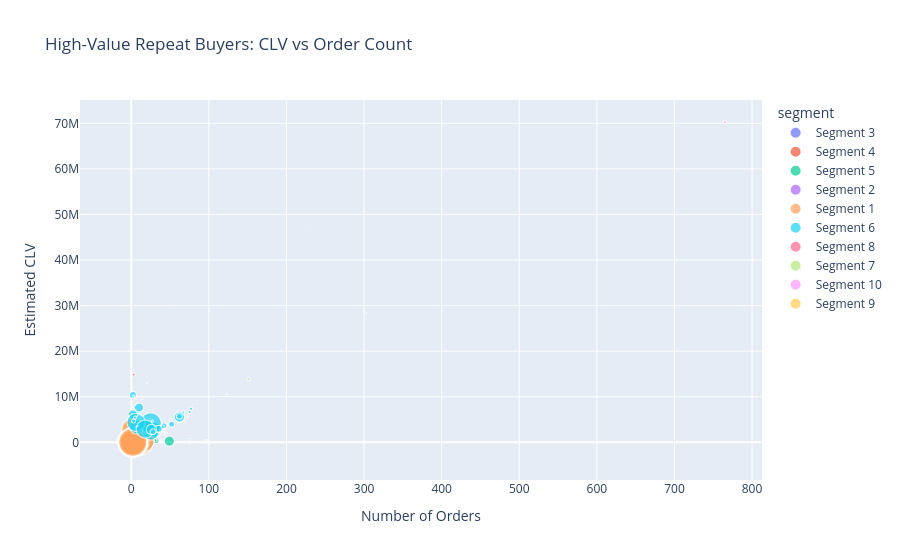

Notebook code for this chart:
### Code cell
######### REpeated Buyers #########################


#flitering High CLV (above median) AND multiple orders (>1)
high_clv_multi_orders = clv[
    (clv['estimated_clv'] > clv['estimated_clv'].median()) &
    (clv['order_count'] > 1)
]
#scatter plot for high-value repeat buyers
fig_repeat = px.scatter(
    high_clv_multi_orders,
    x='order_count',
    y='estimated_clv',
    color='segment',
    size='recency_days',  #bubble size reflects recency (lower is better)
    hover_data=['store_id', 'recency_days'],
    title='High-Value Repeat Buyers: CLV vs Order Count',
    labels={'order_count': 'Number of Orders', 'estimated_clv': 'Estimated CLV'}
)
fig_repeat.update_traces(marker=dict(sizemode='diameter', sizeref=1))
fig_repeat.show()


#top 10 matching customers
high_clv_multi_orders[['store_id', 'segment', 'estimated_clv', 'order_count', 'recency_days']].head(10)

### Figure 1 — Plotly figure (JSON) as saved in the notebook; plotly's stock layout.template omitted (floating-point values rounded to 4 significant figures; data arrays with more than 128 entries replaced by an {"elided": "..."} marker saying what was removed)
{"data": [{"customdata": {"elided": "2896x2 mixed values"}, "hovertemplate": "segment=Segment 3<br>Number of Orders=%{x}<br>Estimated CLV=%{y}<br>recency_days=%{customdata[1]}<br>store_id=%{customdata[0]}<extra></extra>", "legendgroup": "Segment 3", "marker": {"color": "#636efa", "size": {"elided": "2896 int values"}, "sizemode": "diameter", "sizeref": 1, "symbol": "circle"}, "mode": "markers", "name": "Segment 3", "showlegend": true, "type": "scattergl", "x": {"elided": "2896 int values"}, "xaxis": "x", "y": {"elided": "2896 float values"}, "yaxis": "y"}, {"customdata": {"elided": "6811x2 mixed values"}, "hovertemplate": "segment=Segment 4<br>Number of Orders=%{x}<br>Estimated CLV=%{y}<br>recency_days=%{customdata[1]}<br>store_id=%{customdata[0]}<extra></extra>", "legendgroup": "Segment 4", "marker": {"color": "#EF553B", "size": {"elided": "6811 int values"}, "sizemode": "diameter", "sizeref": 1, "symbol": "circle"}, "mode": "markers", "name": "Segment 4", "showlegend": true, "type": "scattergl", "x": {"elided": "6811 int values"}, "xaxis": "x", "y": {"elided": "6811 float values"}, "yaxis": "y"}, {"customdata": {"elided": "1899x2 mixed values"}, "hovertemplate": "segment=Segment 5<br>Number of Orders=%{x}<br>Estimated CLV=%{y}<br>recency_days=%{customdata[1]}<br>store_id=%{customdata[0]}<extra></extra>", "legendgroup": "Segment 5", "marker": {"color": "#00cc96", "size": {"elided": "1899 int values"}, "sizemode": "diameter", "sizeref": 1, "symbol": "circle"}, "mode": "markers", "name": "Segment 5", "showlegend": true, "type": "scattergl", "x": {"elided": "1899 int values"}, "xaxis": "x", "y": {"elided": "1899 float values"}, "yaxis": "y"}, {"customdata": {"elided": "1025x2 mixed values"}, "hovertemplate": "segment=Segment 2<br>Number of Orders=%{x}<br>Estimated CLV=%{y}<br>recency_days=%{customdata[1]}<br>store_id=%{customdata[0]}<extra></extra>", "legendgroup": "Segment 2", "marker": {"color": "#ab63fa", "size": {"elided": "1025 int values"}, "sizemode": "diameter", "sizeref": 1, "symbol": "circle"}, "mode": "markers", "name": "Segment 2", "showlegend": true, "type": "scattergl", "x": {"elided": "1025 int values"}, "xaxis": "x", "y": {"elided": "1025 float values"}, "yaxis": "y"}, {"customdata": {"elided": "386x2 mixed values"}, "hovertemplate": "segment=Segment 1<br>Number of Orders=%{x}<br>Estimated CLV=%{y}<br>recency_days=%{customdata[1]}<br>store_id=%{customdata[0]}<extra></extra>", "legendgroup": "Segment 1", "marker": {"color": "#FFA15A", "size": {"elided": "386 int values"}, "sizemode": "diameter", "sizeref": 1, "symbol": "circle"}, "mode": "markers", "name": "Segment 1", "showlegend": true, "type": "scattergl", "x": {"elided": "386 int values"}, "xaxis": "x", "y": {"elided": "386 float values"}, "yaxis": "y"}, {"customdata": {"elided": "81x2 mixed values"}, "hovertemplate": "segment=Segment 6<br>Number of Orders=%{x}<br>Estimated CLV=%{y}<br>recency_days=%{customdata[1]}<br>store_id=%{customdata[0]}<extra></extra>", "legendgroup": "Segment 6", "marker": {"color": "#19d3f3", "size": [2, 1, 1, 15, 6, 1, 3, 1, 0, 0, 1, 1, 3, 2, 1, 1, 0, 6, 14, 0, 2, 0, 0, 9, 2, 2, 16, 0, 0, 1, 6, 0, 4, 7, 0, 1, 10, 0, 0, 21, 1, 2, 2, 9, 1, 0, 0, 3, 6, 3, 0, 3, 1, 2, 1, 3, 6, 1, 2, 18, 6, 2, 9, 0, 0, 18, 1, 4, 2, 4, 3, 0, 2, 1, 1, 7, 10, 1, 3, 2, 6], "sizemode": "diameter", "sizeref": 1, "symbol": "circle"}, "mode": "markers", "name": "Segment 6", "showlegend": true, "type": "scattergl", "x": [7, 8, 13, 30, 9, 4, 31, 47, 6, 24, 95, 40, 67, 5, 46, 43, 25, 38, 7, 25, 26, 29, 43, 6, 68, 35, 25, 27, 44, 52, 34, 8, 5, 2, 32, 46, 62, 10, 43, 25, 43, 40, 27, 2, 38, 79, 5, 75, 52, 39, 24, 61, 41, 3, 73, 77, 42, 5, 11, 6, 62, 50, 10, 5, 45, 18, 98, 3, 6, 40, 5, 30, 9, 30, 60, 35, 26, 8, 27, 75, 28], "xaxis": "x", "y": [3817000.0, 8510000.0, 9384000.0, 2765000.0, 3785000.0, 5386000.0, 2792000.0, 3917000.0, 3172000.0, 7121000.0, 475000.0, 2865000.0, 6534000.0, 3188000.0, 2044000.0, 2226000.0, 2981000.0, 2673000.0, 3355000.0, 5604000.0, 2410000.0, 2263000.0, 2899000.0, 5903000.0, 4640000.0, 2042000.0, 2252000.0, 4951000.0, 2890000.0, 3970000.0, 2985000.0, 4948000.0, 7745000.0, 10390000.0, 7719000.0, 3169000.0, 5560000.0, 4317000.0, 2138000.0, 4152000.0, 1622000.0, 2538000.0, 4660000.0, 6167000.0, 2154000.0, 8280000.0, 3556000.0, 6649000.0, 3966000.0, 2765000.0, 5158000.0, 5643000.0, 2957000.0, 10150000.0, 5630000.0, 7371000.0, 3616000.0, 9679000.0, 7138000.0, 4386000.0, 5707000.0, 4879000.0, 7621000.0, 3372000.0, 7321000.0, 2913000.0, 468100.0, 4671000.0, 5568000.0, 3345000.0, 5439000.0, 3402000.0, 6015000.0, 2786000.0, 4316000.0, 2948000.0, 2812000.0, 3608000.0, 2239000.0, 625100.0, 2320000.0], "yaxis": "y"}, {"customdata": [["1WJ7mpcM9CP16BODIyKDkz", 0], ["2n3uFxJebhYgJcoUk5I09u", 0], ["363jPTsGWvuUb9vcM9o2Hy", 1], ["4IGJQg4FbhTKF2waussZdh", 0], ["4fTkOHRzAFKD69mLBOHRaw", 3], ["4t7xF01e2AfP4UWljasSyh", 0], ["5D7WOIGQY6eVWbnWluCemS", 0], ["7kDl2RtS8mFc7G3Xae90Dq", 0]], "hovertemplate": "segment=Segment 8<br>Number of Orders=%{x}<br>Estimated CLV=%{y}<br>recency_days=%{customdata[1]}<br>store_id=%{customdata[0]}<extra></extra>", "legendgroup": "Segment 8", "marker": {"color": "#FF6692", "size": [0, 0, 1, 0, 3, 0, 0, 0], "sizemode": "diameter", "sizeref": 1, "symbol": "circle"}, "mode": "markers", "name": "Segment 8", "showlegend": true, "type": "scattergl", "x": [10, 21, 20, 4, 3, 11, 38, 11], "xaxis": "x", "y": [21410000.0, 28090000.0, 13030000.0, 16760000.0, 14860000.0, 17010000.0, 33080000.0, 12950000.0], "yaxis": "y"}, {"customdata": [["2OpyaaGqMvfYjPTzSSIkxt", 0], ["3KqKXo7rqq9UppQpWrQhEt", 3], ["42xSrTCIbotPbk4UakRCsY", 0], ["4WNsWfpjaoPsQVvoPLHqRi", 0], ["4iU8zaAUSIIOaGVILccRKm", 1], ["6Tcn6kjc21hfp7lzWxEUNH", 0], ["6Tr4IaRq7ArCCu7OoIlDYB", 0], ["7jRl5N9KtYh4IGWaqn42oI", 0]], "hovertemplate": "segment=Segment 7<br>Number of Orders=%{x}<br>Estimated CLV=%{y}<br>recency_days=%{customdata[1]}<br>store_id=%{customdata[0]}<extra></extra>", "legendgroup": "Segment 7", "marker": {"color": "#B6E880", "size": [0, 3, 0, 0, 1, 0, 0, 0], "sizemode": "diameter", "sizeref": 1, "symbol": "circle"}, "mode": "markers", "name": "Segment 7", "showlegend": true, "type": "scattergl", "x": [118, 151, 208, 117, 123, 84, 212, 127], "xaxis": "x", "y": [10920000.0, 13910000.0, 5215000.0, 8861000.0, 10560000.0, 9158000.0, 19400000.0, 11200000.0], "yaxis": "y"}, {"customdata": [["6ePYQi4wLupeEDJiGLgDBI", 3]], "hovertemplate": "segment=Segment 10<br>Number of Orders=%{x}<br>Estimated CLV=%{y}<br>recency_days=%{customdata[1]}<br>store_id=%{customdata[0]}<extra></extra>", "legendgroup": "Segment 10", "marker": {"color": "#FF97FF", "size": [3], "sizemode": "diameter", "sizeref": 1, "symbol": "circle"}, "mode": "markers", "name": "Segment 10", "showlegend": true, "type": "scattergl", "x": [765], "xaxis": "x", "y": [70290000.0], "yaxis": "y"}, {"customdata": [["7SMo5PLt5Rn2gG7As5Mz8O", 1], ["rxP0A9zk7p3EllpEdvUpx", 0]], "hovertemplate": "segment=Segment 9<br>Number of Orders=%{x}<br>Estimated CLV=%{y}<br>recency_days=%{customdata[1]}<br>store_id=%{customdata[0]}<extra></extra>", "legendgroup": "Segment 9", "marker": {"color": "#FECB52", "size": [1, 0], "sizemode": "diameter", "sizeref": 1, "symbol": "circle"}, "mode": "markers", "name": "Segment 9", "showlegend": true, "type": "scattergl", "x": [303, 227], "xaxis": "x", "y": [28260000.0, 47570000.0], "yaxis": "y"}], "layout": {"legend": {"itemsizing": "constant", "title": {"text": "segment"}, "tracegroupgap": 0}, "title": {"text": "High-Value Repeat Buyers: CLV vs Order Count"}, "xaxis": {"anchor": "y", "domain": [0, 1], "title": {"text": "Number of Orders"}}, "yaxis": {"anchor": "x", "domain": [0, 1], "title": {"text": "Estimated CLV"}}}}
